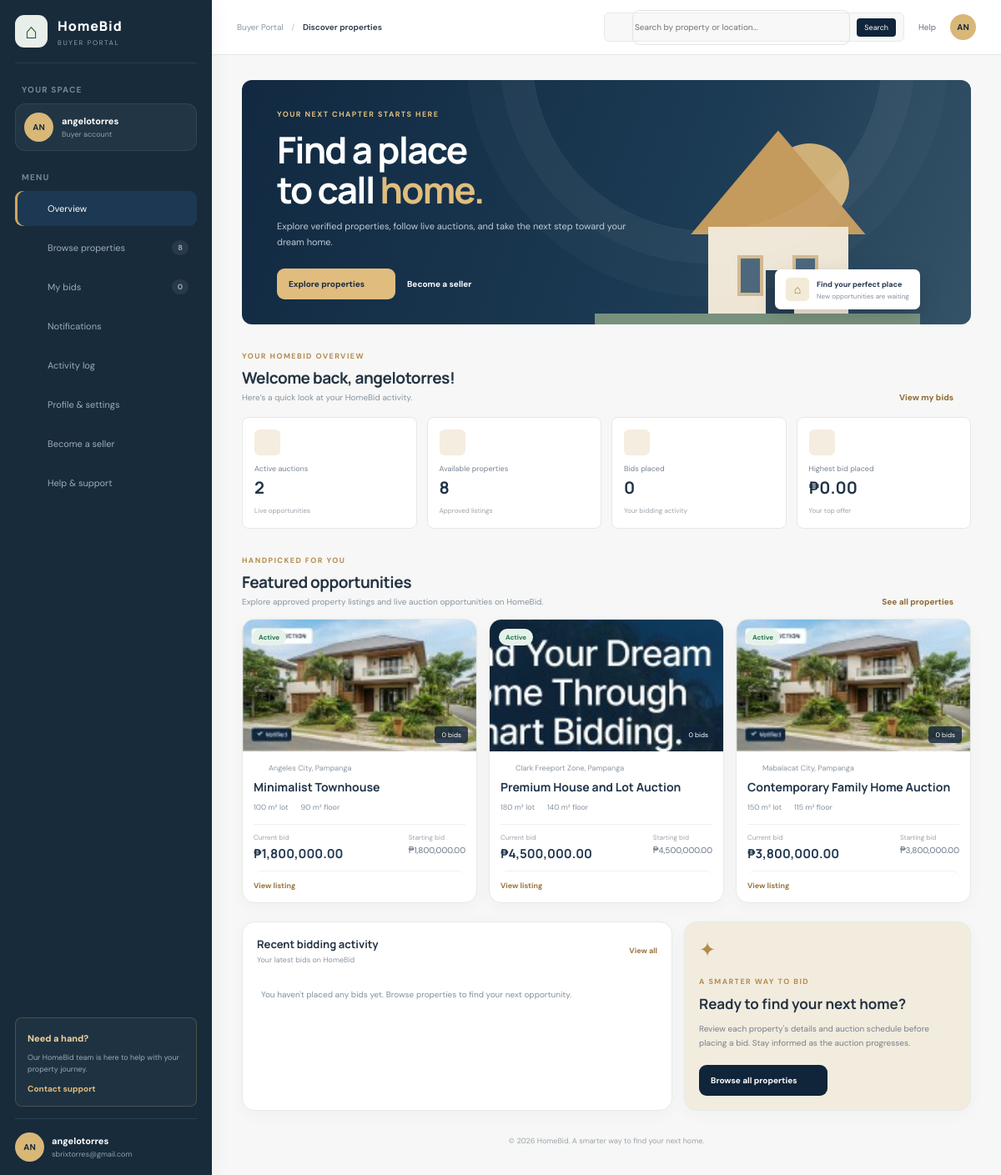
The app's page /buyer/dashboard.php (signed in) with its own data.
### tables this page shows
CREATE TABLE `users` (
  `id` int(11) NOT NULL,
  `username` varchar(50) NOT NULL,
  `email` varchar(100) NOT NULL,
  `google_id` varchar(255) DEFAULT NULL,
  `password` varchar(255) NOT NULL,
  `role` enum('Administrator','Staff','Buyer','Client') NOT NULL DEFAULT 'Buyer',
  `verification_token` varchar(64) DEFAULT NULL,
  `is_verified` tinyint(1) NOT NULL DEFAULT 0,
  `created_at` timestamp NOT NULL DEFAULT current_timestamp(),
  `first_name` varchar(80) DEFAULT NULL,
  `last_name` varchar(80) DEFAULT NULL,
  `phone_number` varchar(30) DEFAULT NULL,
  `mailing_address` varchar(255) DEFAULT NULL,
  `email_notifications` tinyint(1) NOT NULL DEFAULT 1,
  `auction_notifications` tinyint(1) NOT NULL DEFAULT 1,
  `marketing_notifications` tinyint(1) NOT NULL DEFAULT 0
);

CREATE TABLE `auctions` (
  `id` int(11) NOT NULL,
  `property_id` int(11) NOT NULL,
  `starting_bid` decimal(12,2) NOT NULL,
  `current_bid` decimal(12,2) NOT NULL,
  `highest_bidder_id` int(11) DEFAULT NULL,
  `start_time` datetime NOT NULL,
  `end_time` datetime NOT NULL,
  `status` enum('upcoming','active','ended','cancelled') DEFAULT 'upcoming',
  `review_status` enum('pending','admin_approval','needs_revision','approved') NOT NULL DEFAULT 'approved',
  `review_feedback` text DEFAULT NULL,
  `reviewed_by` int(11) DEFAULT NULL,
  `reviewed_at` datetime DEFAULT NULL,
  `created_at` timestamp NOT NULL DEFAULT current_timestamp()
);

CREATE TABLE `properties` (
  `id` int(11) NOT NULL,
  `user_id` int(11) NOT NULL,
  `title` varchar(150) NOT NULL,
  `description` text NOT NULL,
  `category` varchar(80) DEFAULT NULL,
  `location` varchar(255) NOT NULL,
  `region` varchar(100) DEFAULT NULL,
  `province` varchar(150) DEFAULT NULL,
  `city` varchar(150) DEFAULT NULL,
  `barangay` varchar(150) DEFAULT NULL,
  `lot_number` varchar(100) DEFAULT NULL,
  `lot_area` decimal(10,2) NOT NULL,
  `floor_area` decimal(10,2) NOT NULL,
  `price` decimal(12,2) NOT NULL,
  `status` enum('Available','Reserved','Sold','Auction') NOT NULL DEFAULT 'Available',
  `image_path` varchar(255) DEFAULT NULL,
  `is_featured` tinyint(1) NOT NULL DEFAULT 0,
  `created_at` timestamp NOT NULL DEFAULT current_timestamp(),
  `is_approved` tinyint(1) NOT NULL DEFAULT 0,
  `review_status` enum('pending','admin_approval','needs_revision','approved') NOT NULL DEFAULT 'pending',
  `review_feedback` text DEFAULT NULL,
  `reviewed_by` int(11) DEFAULT NULL,
  `reviewed_at` datetime DEFAULT NULL,
  `submission_type` enum('listing','auction') NOT NULL DEFAULT 'listing',
  `latitude` decimal(10,8) DEFAULT NULL,
  `longitude` decimal(11,8) DEFAULT NULL
);

### buyer/dashboard.php (the view, shortened to what the rows shown need)
<?php
require_once __DIR__.'/../config/auth.php';
$userId=require_roles(['Buyer']);
require_once __DIR__.'/../config/db.php';
function bh($v):string{return htmlspecialchars((string)($v??''),ENT_QUOTES,'UTF-8');}
function buyer_money($v):string{return '₱'.number_format((float)$v,2);}
function buyer_rows(mysqli $conn,string $sql,array $args=[]):array{$s = hb_query($conn, $sql, $args);return hb_fetch_all($s);}
function buyer_one(mysqli $conn,string $sql,array $args=[]):array{$s = hb_query($conn, $sql, $args);return hb_fetch_one($s)?:[];}
function buyer_icon(string $name,int $size=18):string{
$paths=[
'home'=>'<path d="m3 10 9-7 9 7v10a1 1 0 0 1-1 1h-5v-6H9v6H4a1 1 0 0 1-1-1z"/>',
'search'=>'<circle cx="11" cy="11" r="7"/><path d="m20 20-4-4"/>',
'gavel'=>'<path d="m14 13-7 7-3-3 7-7m4-6 5 5m-7-3 5 5m-6-8 9 9"/>',
'heart'=>'<path d="M20.8 4.6a5.5 5.5 0 0 0-7.8 0L12 5.7l-1.1-1.1a5.5 5.5 0 0 0-7.8 7.8l1.1 1.1L12 21l7.8-7.5 1.1-1.1a5.5 5.5 0 0 0-.1-7.8Z"/>',
'bell'=>'<path d="M18 8a6 6 0 0 0-12 0c0 7-3 7-3 9h18c0-2-3-2-3-9M10 21h4"/>',
'arrow'=>'<path d="M5 12h14m-6-6 6 6-6 6"/>',
'chevron'=>'<path d="m9 18 6-6-6-6"/>',
'building'=>'<path d="M4 21V7l8-4 8 4v14M8 10h2m4 0h2M8 14h2m4 0h2M9 21v-3h6v3"/>',
'clock'=>'<circle cx="12" cy="12" r="9"/><path d="M12 7v5l3 2"/>',
'check'=>'<path d="m5 12 4 4L19 6"/>',
'menu'=>'<path d="M4 7h16M4 12h16M4 17h16"/>',
'logout'=>'<path d="M10 17l5-5-5-5m5 5H3m9-9h6a2 2 0 0 1 2 2v14a2 2 0 0 1-2 2h-6"/>',
'filter'=>'<path d="M4 6h16M7 12h10m-7 6h4"/>',
'trend'=>'<path d="m3 17 6-6 4 4 8-8"/><path d="M15 7h6v6"/>'
];
return '<svg width="'.$size.'" height="'.$size.'" viewBox="0 0 24 24" fill="none" stroke="currentColor" stroke-width="1.8" stroke-linecap="round" stroke-linejoin="round">'.($paths[$name]??$paths['home']).'</svg>';
}
function buyer_badge(string $status):string{$v=strtolower($status);$cls=in_array($v,['active','approved','winning','won'],true)?'green':(in_array($v,['upcoming','pending'],true)?'amber':'gray');return '<span class="status '.$cls.'">'.bh(ucfirst($status)).'</span>';}
$account=buyer_one($conn,'SELECT username,email FROM users WHERE id=?',[$userId]);
$username=$account['username']??'Buyer';
$initials=strtoupper(substr(preg_replace('/[^a-z0-9]/i','',$username)?:'HB',0,2));
$tab=$_GET['tab']??'home';
$search=trim((string)($_GET['q']??''));
$browseSql="SELECT a.id auction_id,a.status auction_status,a.starting_bid,a.current_bid,a.start_time,a.end_time,p.id AS property_id,
 p.title,p.location,p.description,p.region,p.province,p.city,p.lot_area,p.floor_area,p.price,p.image_path,
 (SELECT COUNT(*) FROM bids b WHERE b.property_id=p.id) bid_count
 FROM properties p
 LEFT JOIN auctions a ON a.id=(SELECT a2.id FROM auctions a2 WHERE a2.property_id=p.id ORDER BY a2.id DESC LIMIT 1)
 WHERE p.is_approved=1 AND p.review_status='approved'
 AND ((p.status='Available') OR (p.status='Auction' AND a.review_status='approved' AND a.status IN ('active','upcoming')))
 AND (p.title LIKE ? OR p.location LIKE ? OR p.description LIKE ?)";
$browseArgs=['%'.$search.'%','%'.$search.'%','%'.$search.'%'];
$browseSql.=" ORDER BY CASE WHEN a.status='active' THEN 0 WHEN a.status='upcoming' THEN 1 ELSE 2 END, COALESCE(a.end_time,p.created_at) ASC LIMIT 100";
$auctions=buyer_rows($conn,$browseSql,$browseArgs);
$stats=buyer_one($conn,"SELECT
 (SELECT COUNT(*) FROM auctions a JOIN properties p ON p.id=a.property_id WHERE p.is_approved=1 AND p.review_status='approved' AND a.review_status='approved' AND p.status='Auction' AND a.status='active') active_auctions,
 (SELECT COUNT(*) FROM properties WHERE is_approved=1 AND review_status='approved' AND status='Available') available_properties,
 (SELECT COUNT(*) FROM bids WHERE user_id=?) bids_placed,
 (SELECT COALESCE(MAX(bid_amount),0) FROM bids WHERE user_id=?) highest_bid",[$userId,$userId]);
$myBids=buyer_rows($conn,"SELECT b.id,b.bid_amount,b.status bid_status,b.created_at,p.title,p.location,a.id auction_id,a.highest_bidder_id,a.status auction_status,a.current_bid,a.end_time,p.image_path,
  EXISTS(SELECT 1 FROM checkout_payments cp WHERE cp.auction_id=a.id AND cp.user_id=b.user_id AND cp.status='paid') AS auction_paid,
  (SELECT cp.id FROM checkout_payments cp WHERE cp.auction_id=a.id AND cp.user_id=b.user_id AND cp.status='paid' ORDER BY cp.id DESC LIMIT 1) AS auction_payment_id
  FROM bids b JOIN properties p ON p.id=b.property_id
  LEFT JOIN auctions a ON a.id=(SELECT a2.id FROM auctions a2 WHERE a2.property_id=p.id ORDER BY a2.id DESC LIMIT 1)
  WHERE b.user_id=? ORDER BY b.created_at DESC LIMIT 100",[$userId]);
$recentBids=array_slice($myBids,0,4);
$tabTitles=['home'=>'Discover properties','browse'=>'Browse properties','my-bids'=>'My bidding activity','notifications'=>'Notifications','activity'=>'Activity log'];
?>
<!doctype html>
<html lang="en">
<head>
    <link rel="stylesheet" href="styles.css?v=buyer-filters-fixed-20261117">
</head>
<body>
    <aside class="sidebar" id="sidebar">
        <div class="account-mini"><span
                class="avatar"><?=bh($initials)?></span><span><b><?=bh($username)?></b><small>Buyer
                    account</small></span></div>
        <nav><a class="<?=$tab==='home'?'active':''?>"
                href="dashboard.php"><?=buyer_icon('home')?><span>Overview</span></a>
                </nav>
        <div class="side-bottom">
            <div class="side-profile"><span
                    class="avatar"><?=bh($initials)?></span><span><b><?=bh($username)?></b><small><?=bh($account['email']??'')?></small></span>
                <form method="post" action="../logout.php"><input type="hidden" name="csrf_token"
                        value="<?=bh(csrf_token())?>"><button title="Log out"><?=buyer_icon('logout',17)?></button>
                </form>
            </div>
        </div>
    </aside>
    <div class="main">
        <header class="topbar">
            <div class="crumb">Buyer Portal <span>/</span> <b><?=bh($tabTitles[$tab])?></b></div>
            <form class="top-search" method="get"><input type="hidden" name="tab"
                    value="browse"><?=buyer_icon('search',16)?><input name="q" value="<?=bh($search)?>"
                    placeholder="Search by property or location..."><button></button></form><a class="top-help"
                href="../index.php#contact">Help</a><span class="top-avatar"><?=bh($initials)?></span>
        </header>
        <main class="content">
            <?php if($tab==='home'):?>
            <section class="hero">
                <div class="hero-copy"><span class="eyebrow">YOUR NEXT CHAPTER STARTS HERE</span>
                    <h1>Find a place<br>to call <em>home.</em></h1>
                    <p>Explore verified properties, follow live auctions, and take the next step toward your dream home.
                    </p><div class="hero-actions"><a class="btn gold" href="?tab=browse">Explore properties <?=buyer_icon('arrow',15)?></a><a class="btn" href="seller-application.php">Become a seller <?=buyer_icon('arrow',15)?></a></div>
                </div>
                <div class="hero-art">
                    <div class="hero-house">
                        <div class="sun"></div>
                        <div class="house-roof"></div>
                        <div class="house-body"><span></span><span></span><i></i></div>
                        <div class="house-ground"></div>
                    </div>
                    <div class="hero-note"><span class="note-icon">⌂</span><span><b>Find your perfect
                                place</b><small>New opportunities are waiting</small></span></div>
                </div>
            </section>
            <div class="section-heading">
                <div><span class="eyebrow">YOUR HOMEBID OVERVIEW</span>
                    <h2>Welcome back, <?=bh($username)?>!</h2>
                    <p>Here’s a quick look at your HomeBid activity.</p>
                </div><a class="text-link" href="?tab=my-bids">View my bids <?=buyer_icon('arrow',14)?></a>
            </div>
            <section class="stats">
                <?php foreach([['Active auctions',(int)$stats['active_auctions'],'Live opportunities','gavel'],['Available properties',(int)$stats['available_properties'],'Approved listings','building'],['Bids placed',(int)$stats['bids_placed'],'Your bidding activity','check'],['Highest bid placed',buyer_money($stats['highest_bid']),'Your top offer','trend']] as [$label,$value,$hint,$icon]):?>
                <article class="stat"><span
                        class="stat-icon"><?=buyer_icon($icon??'home')?></span><small><?=bh($label)?></small><strong><?=is_numeric($value)&&$label!=='Highest bid placed'?number_format((int)$value):bh($value)?></strong><span
                        class="stat-hint"><?=bh($hint)?></span></article><?php endforeach;?></section>
            <section class="section-block">
                <div class="section-heading">
                    <div><span class="eyebrow">HANDPICKED FOR YOU</span>
                        <h2>Featured opportunities</h2>
                        <p>Explore approved property listings and live auction opportunities on HomeBid.</p>
                    </div><a class="text-link" href="?tab=browse">See all properties <?=buyer_icon('arrow',14)?></a>
                </div>
                <div class="property-grid">
                    <?php foreach(array_slice($auctions,0,3) as $p):?><article class="property-card">
                        <div class="property-photo"><?php if(!empty($p['image_path'])):?><img
                                src="<?=bh(str_starts_with($p['image_path'],'http')?$p['image_path']:'../'.ltrim($p['image_path'],'/'))?>"
                                alt="<?=bh($p['title'])?>"><?php else:?><div class="photo-placeholder">⌂</div>
                            <?php endif;?><?=!empty($p['auction_id'])?buyer_badge($p['auction_status']):buyer_badge('Available')?><span
                                class="bid-count"><?=number_format((int)$p['bid_count'])?> bids</span></div>
                        <div class="property-info"><span class="location"><?=buyer_icon('home',13)?>
                                <?=bh($p['location'])?></span>
                            <h3><?=bh($p['title'])?></h3>
                            <div class="specs"><span><?=number_format((float)$p['lot_area'],0)?> m²
                                    lot</span><span><?=number_format((float)$p['floor_area'],0)?> m² floor</span></div>
                            <div class="price-line">
                                <div><small><?=!empty($p['auction_id'])?'Current bid':'Asking price'?></small><b><?=buyer_money(!empty($p['auction_id'])?($p['current_bid']?:$p['starting_bid']):$p['price'])?></b></div>
                                <?php if(!empty($p['auction_id'])):?><div><small>Starting bid</small><span><?=buyer_money($p['starting_bid'])?></span></div><?php endif;?>
                            </div><a class="card-link" href="../property-view.php?id=<?= (int)$p['property_id'] ?>">View listing
                                <?=buyer_icon('arrow',14)?></a>
                        </div>
                    </article><?php endforeach;?></div>
            </section>
            <section class="bottom-grid">
                <article class="activity-panel">
                    <div class="panel-heading">
                        <div>
                            <h2>Recent bidding activity</h2>
                            <p>Your latest bids on HomeBid</p>
                        </div><a href="?tab=my-bids">View all</a>
                    </div><?php if(!$recentBids):?><div class="empty-state compact">You haven't placed any bids yet.
                        Browse properties to find your next opportunity.</div><?php endif;?>
                </article>
                <article class="tip-panel"><span class="tip-mark">✦</span><span class="eyebrow">A SMARTER WAY TO
                        BID</span>
                    <h2>Ready to find your next home?</h2>
                    <p>Review each property's details and auction schedule before placing a bid. Stay informed as the
                        auction progresses.</p><a class="btn dark" href="?tab=browse">Browse all properties
                        <?=buyer_icon('arrow',14)?></a>
                </article>
            </section>
            <?php endif;?>
        </main>
    </div>
</body>
</html>

### records on screen
users: username "AN", username "angelotorres", email "sbrixtorres@gmail.com"
auctions: property.image_path (picture), status "Active", bid_count "0", $size 13 (drawn), property.location "Angeles City, Pampanga", property.title "Minimalist Townhouse", property.lot_area "100", property.floor_area "90", shows "Current bid", id+current_bid "₱1,800,000.00", starting_bid "₱1,800,000.00"
auctions: property.image_path (picture), status "Active", bid_count "0", $size 13 (drawn), property.location "Clark Freeport Zone, Pampanga", property.title "Premium House and Lot Auction", property.lot_area "180", property.floor_area "140", shows "Current bid", id+current_bid "₱4,500,000.00", starting_bid "₱4,500,000.00"
auctions: property.image_path (picture), status "Active", bid_count "0", $size 13 (drawn), property.location "Mabalacat City, Pampanga", property.title "Contemporary Family Home Auction", property.lot_area "150", property.floor_area "115", shows "Current bid", id+current_bid "₱3,800,000.00", starting_bid "₱3,800,000.00"

### other values on screen
$stats['available_properties'] "8"
$stats['bids_placed'] "0"
bh($tabTitles[$tab]) "Discover properties"
bh($label) "Active auctions"
$value "2"
bh($hint) "Live opportunities"
bh($label) "Available properties"
$value "8"
bh($hint) "Approved listings"
bh($label) "Bids placed"
$value "0"
bh($hint) "Your bidding activity"
bh($label) "Highest bid placed"
bh($value) "₱0.00"
bh($hint) "Your top offer"
